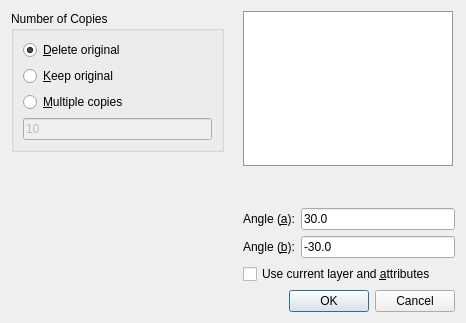
<?xml version="1.0" encoding="UTF-8"?>
<ui version="4.0">
 <class>Rotate2Options</class>
 <widget class="QDialog" name="Rotate2Options">
  <property name="geometry">
   <rect>
    <x>0</x>
    <y>0</y>
    <width>466</width>
    <height>323</height>
   </rect>
  </property>
  <property name="windowTitle">
   <string>Rotate Two Options</string>
  </property>
  <layout class="QVBoxLayout" name="verticalLayout_4">
   <item>
    <layout class="QHBoxLayout" name="horizontalLayout">
     <item>
      <layout class="QVBoxLayout" name="verticalLayout_3">
       <item>
        <widget class="QGroupBox" name="Mode">
         <property name="title">
          <string>Number of Copies</string>
         </property>
         <layout class="QVBoxLayout" name="verticalLayout">
          <item>
           <widget class="QRadioButton" name="DeleteOriginal">
            <property name="text">
             <string>&amp;Delete original</string>
            </property>
            <property name="checked">
             <bool>true</bool>
            </property>
           </widget>
          </item>
          <item>
           <widget class="QRadioButton" name="KeepOriginal">
            <property name="text">
             <string>&amp;Keep original</string>
            </property>
           </widget>
          </item>
          <item>
           <widget class="QRadioButton" name="MultipleCopies">
            <property name="text">
             <string>&amp;Multiple copies</string>
            </property>
           </widget>
          </item>
          <item>
           <widget class="RMathLineEdit" name="NumberOfCopies">
            <property name="enabled">
             <bool>false</bool>
            </property>
            <property name="text">
             <string notr="true">10</string>
            </property>
            <property name="angle" stdset="0">
             <bool>false</bool>
            </property>
           </widget>
          </item>
         </layout>
        </widget>
       </item>
       <item>
        <spacer name="verticalSpacer">
         <property name="orientation">
          <enum>Qt::Vertical</enum>
         </property>
         <property name="sizeHint" stdset="0">
          <size>
           <width>20</width>
           <height>20</height>
          </size>
         </property>
        </spacer>
       </item>
      </layout>
     </item>
     <item>
      <spacer name="horizontalSpacer">
       <property name="orientation">
        <enum>Qt::Horizontal</enum>
       </property>
       <property name="sizeType">
        <enum>QSizePolicy::Maximum</enum>
       </property>
       <property name="sizeHint" stdset="0">
        <size>
         <width>13</width>
         <height>20</height>
        </size>
       </property>
      </spacer>
     </item>
     <item>
      <layout class="QVBoxLayout" name="verticalLayout_2">
       <item>
        <widget class="QLabel" name="label">
         <property name="minimumSize">
          <size>
           <width>210</width>
           <height>155</height>
          </size>
         </property>
         <property name="maximumSize">
          <size>
           <width>210</width>
           <height>155</height>
          </size>
         </property>
         <property name="styleSheet">
          <string notr="true">color: rgb(150, 150, 150);
background-color: rgb(255, 255, 255);
</string>
         </property>
         <property name="frameShape">
          <enum>QFrame::Box</enum>
         </property>
         <property name="frameShadow">
          <enum>QFrame::Plain</enum>
         </property>
         <property name="text">
          <string/>
         </property>
         <property name="pixmap">
          <pixmap>Rotate2Dialog.svg</pixmap>
         </property>
         <property name="scaledContents">
          <bool>true</bool>
         </property>
         <property name="margin">
          <number>20</number>
         </property>
        </widget>
       </item>
       <item>
        <spacer name="verticalSpacer_2">
         <property name="orientation">
          <enum>Qt::Vertical</enum>
         </property>
         <property name="sizeHint" stdset="0">
          <size>
           <width>20</width>
           <height>13</height>
          </size>
         </property>
        </spacer>
       </item>
       <item>
        <layout class="QFormLayout" name="formLayout">
         <item row="0" column="0">
          <widget class="QLabel" name="label_2">
           <property name="text">
            <string>Angle (&amp;a):</string>
           </property>
           <property name="buddy">
            <cstring>PrimaryAngle</cstring>
           </property>
          </widget>
         </item>
         <item row="0" column="1">
          <widget class="RMathLineEdit" name="PrimaryAngle">
           <property name="text">
            <string notr="true">30.0</string>
           </property>
           <property name="angle" stdset="0">
            <bool>true</bool>
           </property>
          </widget>
         </item>
         <item row="1" column="0">
          <widget class="QLabel" name="label_3">
           <property name="text">
            <string>Angle (&amp;b):</string>
           </property>
           <property name="buddy">
            <cstring>SecondaryAngle</cstring>
           </property>
          </widget>
         </item>
         <item row="1" column="1">
          <widget class="RMathLineEdit" name="SecondaryAngle">
           <property name="text">
            <string notr="true">-30.0</string>
           </property>
           <property name="angle" stdset="0">
            <bool>true</bool>
           </property>
          </widget>
         </item>
        </layout>
       </item>
       <item>
        <widget class="QCheckBox" name="UseCurrentAttributes">
         <property name="text">
          <string>Use current layer and &amp;attributes</string>
         </property>
        </widget>
       </item>
      </layout>
     </item>
    </layout>
   </item>
   <item>
    <widget class="QDialogButtonBox" name="buttonBox">
     <property name="orientation">
      <enum>Qt::Horizontal</enum>
     </property>
     <property name="standardButtons">
      <set>QDialogButtonBox::Cancel|QDialogButtonBox::Ok</set>
     </property>
    </widget>
   </item>
  </layout>
 </widget>
 <customwidgets>
  <customwidget>
   <class>RMathLineEdit</class>
   <extends>QLineEdit</extends>
   <header>RMathLineEdit.h</header>
  </customwidget>
 </customwidgets>
 <tabstops>
  <tabstop>DeleteOriginal</tabstop>
  <tabstop>KeepOriginal</tabstop>
  <tabstop>MultipleCopies</tabstop>
  <tabstop>NumberOfCopies</tabstop>
  <tabstop>PrimaryAngle</tabstop>
  <tabstop>SecondaryAngle</tabstop>
  <tabstop>UseCurrentAttributes</tabstop>
  <tabstop>buttonBox</tabstop>
 </tabstops>
 <resources/>
 <connections>
  <connection>
   <sender>buttonBox</sender>
   <signal>accepted()</signal>
   <receiver>Rotate2Options</receiver>
   <slot>accept()</slot>
   <hints>
    <hint type="sourcelabel">
     <x>248</x>
     <y>254</y>
    </hint>
    <hint type="destinationlabel">
     <x>157</x>
     <y>274</y>
    </hint>
   </hints>
  </connection>
  <connection>
   <sender>buttonBox</sender>
   <signal>rejected()</signal>
   <receiver>Rotate2Options</receiver>
   <slot>reject()</slot>
   <hints>
    <hint type="sourcelabel">
     <x>316</x>
     <y>260</y>
    </hint>
    <hint type="destinationlabel">
     <x>286</x>
     <y>274</y>
    </hint>
   </hints>
  </connection>
  <connection>
   <sender>MultipleCopies</sender>
   <signal>toggled(bool)</signal>
   <receiver>NumberOfCopies</receiver>
   <slot>setEnabled(bool)</slot>
   <hints>
    <hint type="sourcelabel">
     <x>122</x>
     <y>86</y>
    </hint>
    <hint type="destinationlabel">
     <x>122</x>
     <y>113</y>
    </hint>
   </hints>
  </connection>
 </connections>
</ui>
